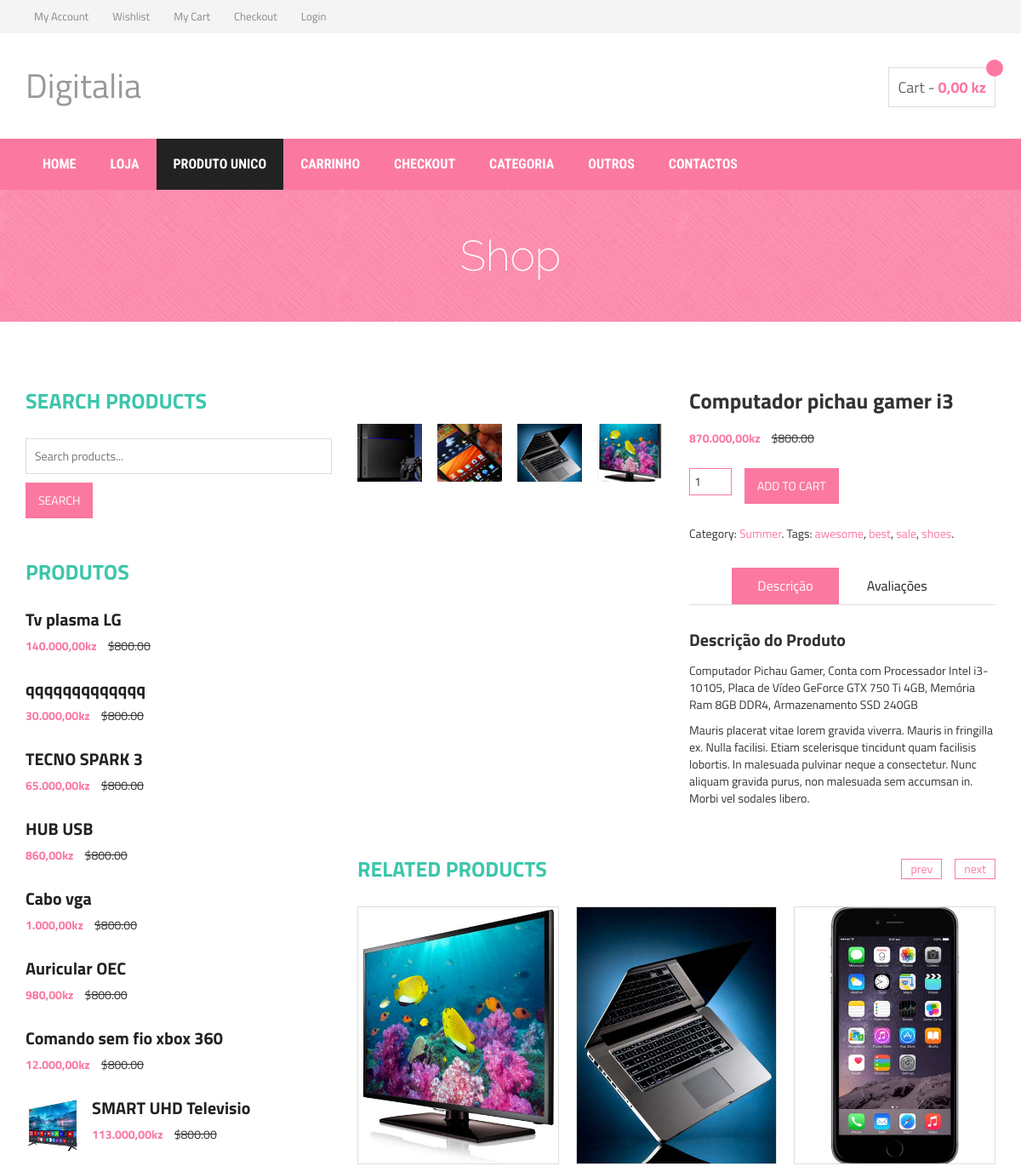
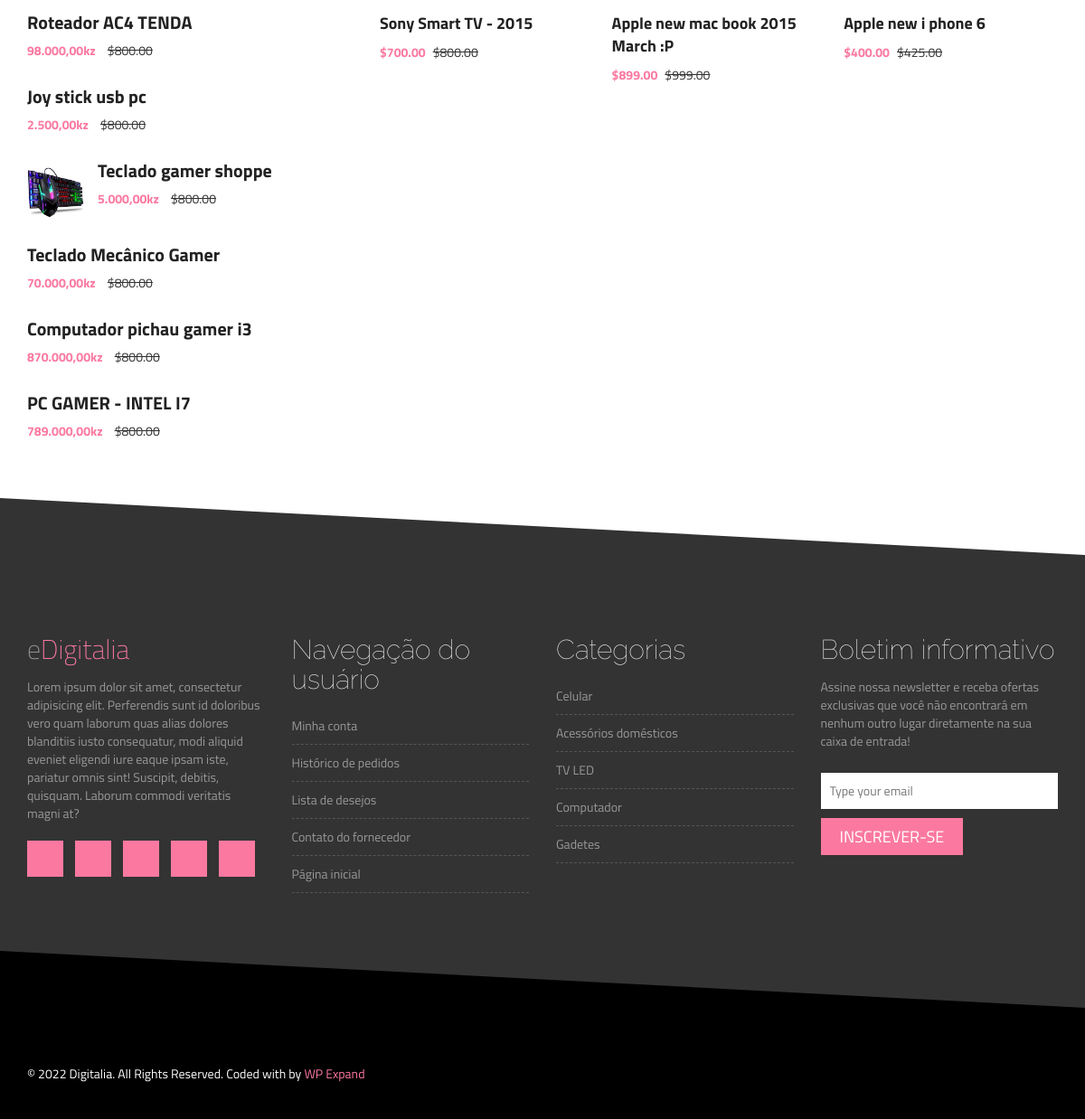
The page /single-product.php?id=5 on the database its author committed (2 pictures, top to bottom).
### tables this page shows
CREATE TABLE `produtos` (
  `id` int(11) NOT NULL AUTO_INCREMENT,
  `nome` varchar(90) DEFAULT NULL,
  `precoUnitario` float DEFAULT NULL,
  `qtd` int(11) DEFAULT NULL,
  `estado` varchar(90) DEFAULT NULL,
  `supplid` int(11) DEFAULT NULL,
  `idCategoria` int(11) DEFAULT NULL,
  `descricao` varchar(289) DEFAULT NULL,
  `imagem` varchar(90) DEFAULT NULL,
  `data` datetime DEFAULT NULL,
  `total` float DEFAULT NULL,
  PRIMARY KEY (`id`),
  KEY `idCategoria` (`idCategoria`),
  CONSTRAINT `produtos_ibfk_1` FOREIGN KEY (`idCategoria`) REFERENCES `categoria` (`id`)
);

### single-product.php (the view, shortened to what the rows shown need)
<!DOCTYPE html>
<?php
   include_once('app/selectProdutos.php');
?>
<html lang="en">
  <head>
    <link rel="stylesheet" href="css/bootstrap.min.css">
    <link rel="stylesheet" href="css/font-awesome.min.css">
    <link rel="stylesheet" href="css/owl.carousel.css">
    <link rel="stylesheet" href="style.css">
    <link rel="stylesheet" href="css/responsive.css">
  </head>
  <body>
    <div class="site-branding-area">
        <div class="container">
            <div class="row">
                <div class="col-sm-6">
                    <div class="logo">
                        <h1><a href="index.php"><pan>Digitalia</span></a></h1>
                    </div>
                </div>
            </div>
        </div>
    </div>
    <div class="product-big-title-area">
        <div class="container">
            <div class="row">
                <div class="col-md-12">
                    <div class="product-bit-title text-center">
                        <h2>Shop</h2>
                    </div>
                </div>
            </div>
        </div>
    </div>
    <div class="single-product-area">
        <div class="container">
            <div class="row">
                <div class="col-md-4">
                    <div class="single-sidebar">
                        <h2 class="sidebar-title">Search Products</h2>
                    </div>
                    <div class="single-sidebar">
                        <h2 class="sidebar-title">Produtos</h2>
                       <?php
                               if(mysqli_num_rows($resultado2)>0){
                                while($data3=mysqli_fetch_array($resultado2,MYSQLI_ASSOC)){
                                    echo"
                        <div class='thubmnail-recent'>
                            <img src='upload_img/".$data3['imagem'].".jpg' class='recent-thumb' alt=''>
                            <img src='upload_img/".$data3['imagem'].".png' class='recent-thumb' alt=''>
                            <h2><a href='single-product.php?id=".$data3['idp']."'>".$data3['nome']."</a></h2>
                            <div class='product-sidebar-price'>
                                <ins>".number_format($data3['precoUnitario'],'2',',','.')."kz</ins> <del>$800.00</del>
                            </div>
                        </div>
                    ";
                        }
                    }
                    ?>
                </div>
                </div>
                <div class="col-md-8">
                    <div class="product-content-right">
                       <?php
                                $id = $_GET['id'];
                                $result=mysqli_query($cnx,"select *from produtos where id = $id");
                                 if(mysqli_num_rows($result)>0){
                                      while($dataU=mysqli_fetch_array($result,MYSQLI_ASSOC)){
                                      $produto = $dataU['nome'];
                                      $preco = $dataU['precoUnitario'];
                                      $descricao = $dataU['descricao'];
                                      $idp = $dataU['id'];
                                    }
                                }
                          ?>
                        <div class="row">
                            <div class="col-sm-6">
                                <div class="product-inner">
                                    <h2 class="product-name"><?php echo "$produto"; ?></h2>
                                    <div class="product-inner-price">
                                        <ins><?php echo number_format($preco,'2',',','.') ?>kz</ins> <del>$800.00</del>
                                    </div>
                                    <?php echo"<form action='?acao=add&id=".$idp."' class='cart' method='POST'>"; ?>
                                        <div class="quantity">
                                        </div>
                                        <button class="add_to_cart_button" type="submit">Add to cart</button>
                                    </form>
                                    <div class="product-inner-category">
                                        <p>Category: <a href="">Summer</a>. Tags: <a href="">awesome</a>, <a href="">best</a>, <a href="">sale</a>, <a href="">shoes</a>. </p>
                                    </div>
                                    <div role="tabpanel">
                                        <ul class="product-tab" role="tablist">
                                        </ul>
                                        <div class="tab-content">
                                            <div role="tabpanel" class="tab-pane fade in active" id="home">
                                                <h2>Descrição do Produto</h2>
                                                <p><?php echo "$descricao"; ?></p>
                                                <p>Mauris placerat vitae lorem gravida viverra. Mauris in fringilla ex. Nulla facilisi. Etiam scelerisque tincidunt quam facilisis lobortis. In malesuada pulvinar neque a consectetur. Nunc aliquam gravida purus, non malesuada sem accumsan in. Morbi vel sodales libero.</p>
                                            </div>
                                        </div>
                                    </div>
                                </div>
                            </div>
                        </div>
                        <div class="related-products-wrapper">
                            <h2 class="related-products-title">Related Products</h2>
                            <div class="related-products-carousel">
                                <div class="single-product">
                                    <h2><a href="">Sony Smart TV - 2015</a></h2>
                                </div>
                                <div class="single-product">
                                    <h2><a href="">Apple new mac book 2015 March :P</a></h2>
                                </div>
                                <div class="single-product">
                                    <h2><a href="">Apple new i phone 6</a></h2>
                                </div>
                            </div>
                        </div>
                    </div>
                </div>
            </div>
        </div>
    </div>
    <div class="footer-top-area">
        <div class="container">
            <div class="row">
                <div class="col-md-3 col-sm-6">
                    <div class="footer-about-us">
                        <h2>e<span>Digitalia</span></h2>
                    </div>
                </div>
                <div class="col-md-3 col-sm-6">
                    <div class="footer-menu">
                    <h2 class="footer-wid-title">Navegação do usuário </h2>
                    </div>
                </div>
                <div class="col-md-3 col-sm-6">
                    <div class="footer-menu">
                    <h2 class="footer-wid-title">Categorias</h2>
                    </div>
                </div>
                <div class="col-md-3 col-sm-6">
                    <div class="footer-newsletter">
                        <h2 class="footer-wid-title">Boletim informativo</h2>
                    </div>
                </div>
            </div>
        </div>
    </div>
  </body>
</html>

### rows shown on the page
produtos: nome "Tv plasma LG", precoUnitario "140.000,00"
produtos: nome "qqqqqqqqqqqqq", precoUnitario "30.000,00"
produtos: nome "TECNO SPARK 3", precoUnitario "65.000,00"
produtos: nome "HUB USB", precoUnitario "860,00"
produtos: nome "Cabo vga", precoUnitario "1.000,00"
produtos: nome "Auricular OEC", precoUnitario "980,00"
produtos: nome "Comando sem fio xbox 360", precoUnitario "12.000,00"
produtos: imagem (picture), nome "SMART UHD Televisio", precoUnitario "113.000,00"
produtos: nome "Roteador AC4 TENDA", precoUnitario "98.000,00"
produtos: nome "Joy stick usb pc", precoUnitario "2.500,00"
produtos: imagem (picture), nome "Teclado gamer shoppe", precoUnitario "5.000,00"
produtos: nome "Teclado Mecânico Gamer", precoUnitario "70.000,00"
produtos: nome "Computador pichau gamer i3", precoUnitario "870.000,00", descricao "Computador Pichau Gamer, Conta com Processador Intel i3-10105, Placa de Vídeo GeForce GTX 750 Ti 4GB, Memória Ram 8GB DDR4, Armazenamento SSD 240GB"
produtos: nome "PC GAMER - INTEL I7", precoUnitario "789.000,00"

### other values the page prints
$final "0,00"
